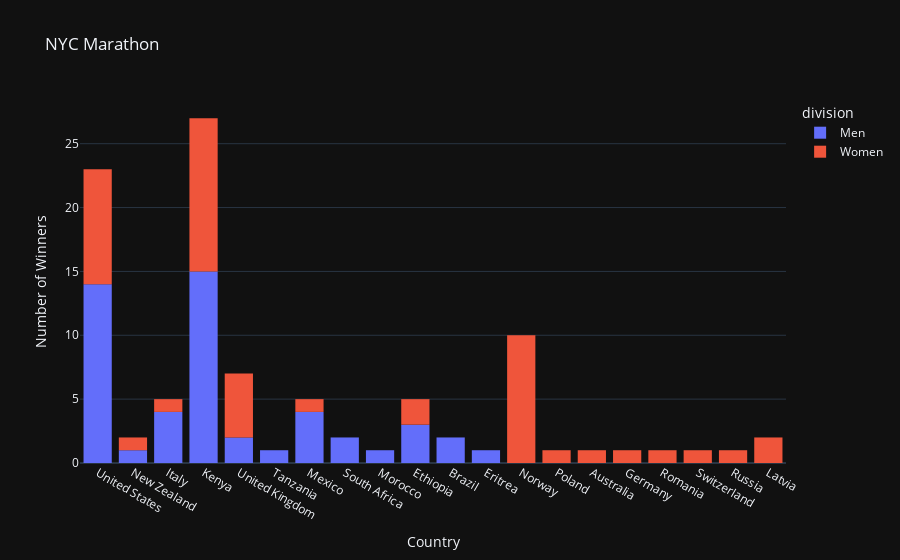

Notebook code cell kept with this figure:
### Code cell
fig = px.histogram(nyc_marathon, x = 'country', 
             color = 'division',
             title = 'NYC Marathon',
             category_orders={'country': df['country'].value_counts().index},
             template='plotly_dark',
             labels = {'country':'Country', 'count': 'Number of Winners'},
            )
fig.update_yaxes(title_text='Number of Winners')

### Figure 1 — Plotly figure (JSON) as saved in the notebook; plotly's stock layout.template omitted (floating-point values rounded to 4 significant figures)
{"data": [{"alignmentgroup": "True", "bingroup": "x", "hovertemplate": "division=Men<br>Country=%{x}<br>count=%{y}<extra></extra>", "legendgroup": "Men", "marker": {"color": "#636efa", "pattern": {"shape": ""}}, "name": "Men", "offsetgroup": "Men", "orientation": "v", "showlegend": true, "type": "histogram", "x": ["United States", "United States", "United States", "United States", "United States", "United States", "United States", "United States", "United States", "United States", "United States", "United States", "United States", "New Zealand", "Italy", "Italy", "Italy", "Kenya", "United Kingdom", "Tanzania", "Kenya", "Mexico", "South Africa", "Mexico", "Mexico", "Mexico", "Italy", "Kenya", "Kenya", "Kenya", "Morocco", "Ethiopia", "Kenya", "Kenya", "South Africa", "Kenya", "Brazil", "Kenya", "Brazil", "United States", "Ethiopia", "Kenya", null, "Kenya", "Kenya", "Kenya", "Eritrea", "Kenya", "Ethiopia", "Kenya", "United Kingdom"], "xaxis": "x", "yaxis": "y"}, {"alignmentgroup": "True", "bingroup": "x", "hovertemplate": "division=Women<br>Country=%{x}<br>count=%{y}<extra></extra>", "legendgroup": "Women", "marker": {"color": "#EF553B", "pattern": {"shape": ""}}, "name": "Women", "offsetgroup": "Women", "orientation": "v", "showlegend": true, "type": "histogram", "x": [null, "United States", "United States", "United States", "United States", "United States", "United States", "United States", "Norway", "Norway", "Norway", "New Zealand", "Norway", "Norway", "Norway", "Norway", "Norway", "United Kingdom", "Norway", "Norway", "Poland", "United Kingdom", "Australia", "Germany", "Kenya", "Kenya", "Romania", "Switzerland", "Italy", "Mexico", "Russia", "Kenya", "Kenya", "Kenya", "United Kingdom", "Latvia", "Latvia", "United Kingdom", "United Kingdom", "Ethiopia", "Kenya", "Ethiopia", null, "Kenya", "Kenya", "Kenya", "Kenya", "United States", "Kenya", "Kenya", "United States"], "xaxis": "x", "yaxis": "y"}], "layout": {"autosize": true, "barmode": "relative", "legend": {"title": {"text": "division"}, "tracegroupgap": 0}, "title": {"text": "NYC Marathon"}, "xaxis": {"anchor": "y", "autorange": true, "categoryarray": ["USA", "Canada"], "categoryorder": "array", "domain": [0, 1], "range": [1.5, 21.5], "title": {"text": "Country"}, "type": "category"}, "yaxis": {"anchor": "x", "autorange": true, "domain": [0, 1], "range": [0, 28.42], "title": {"text": "Number of Winners"}}}}
